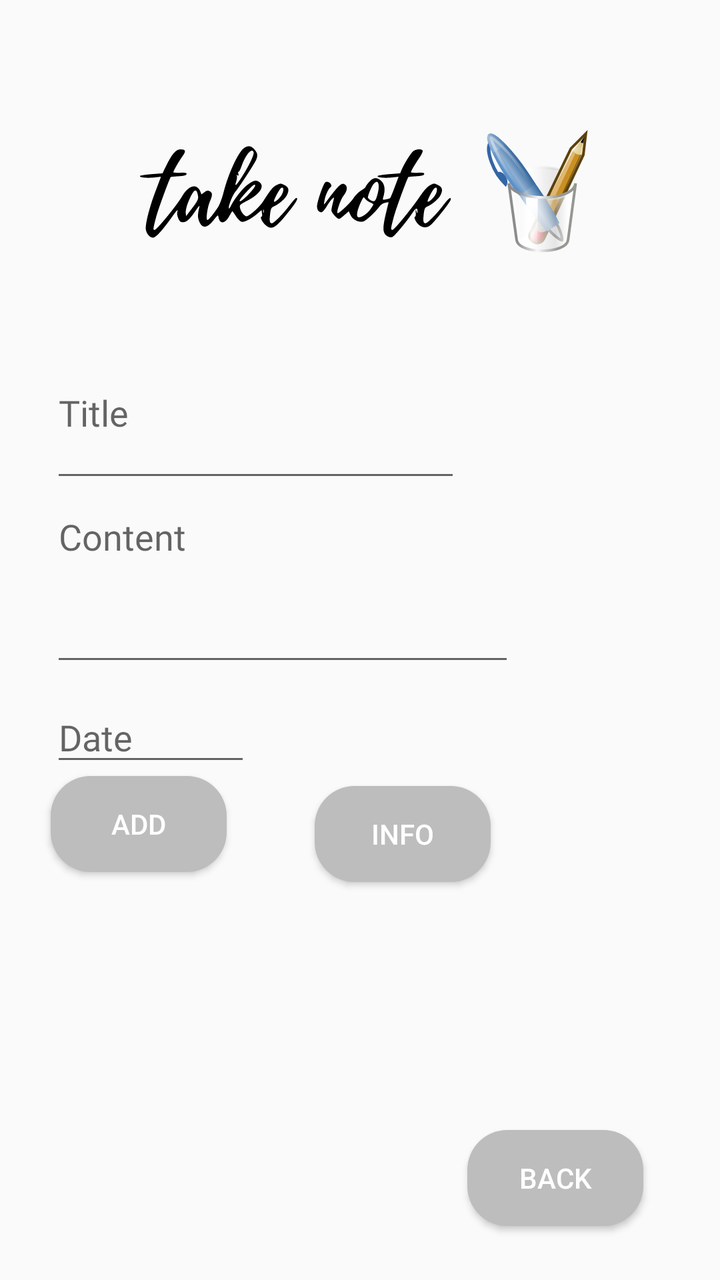
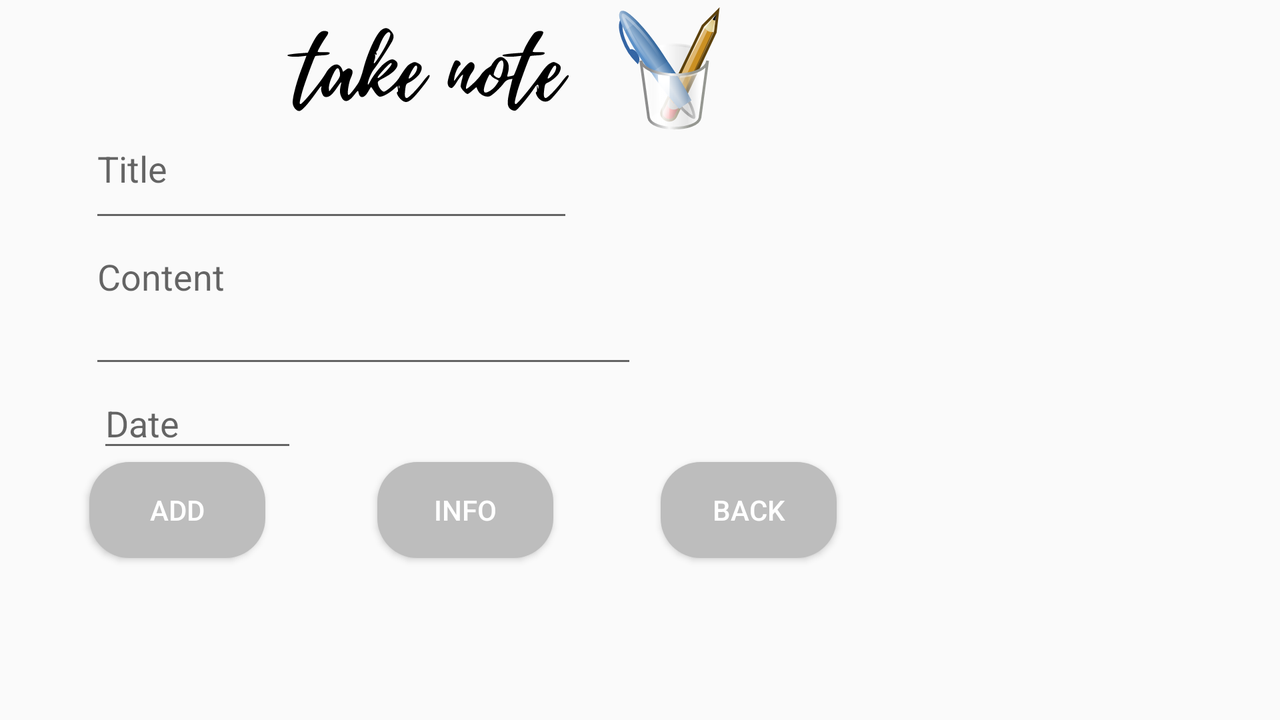

One screen, two layout resources from the same app: the default and the repository's alternative for another configuration. Each is rendered where Android would select it; the XML of both is given below.
<!-- AndroidManifest.xml: application theme AppTheme -->
<!-- res/layout/activity_insert.xml -->
<?xml version="1.0" encoding="utf-8"?>

<androidx.constraintlayout.widget.ConstraintLayout xmlns:android="http://schemas.android.com/apk/res/android"
    xmlns:app="http://schemas.android.com/apk/res-auto"
    xmlns:tools="http://schemas.android.com/tools"
    android:layout_width="match_parent"
    android:layout_height="match_parent"
    tools:context=".InsertActivity">

    <ImageView
        android:id="@+id/imageView"
        android:layout_width="252dp"
        android:layout_height="180dp"
        android:layout_marginTop="4dp"
        app:srcCompat="@drawable/ic_note"
        app:layout_constraintEnd_toEndOf="parent"
        app:layout_constraintHorizontal_bias="0.0"
        app:layout_constraintStart_toStartOf="@+id/guideline4"
        app:layout_constraintTop_toTopOf="parent" />

    <androidx.constraintlayout.widget.Guideline
        android:id="@+id/guideline"
        android:layout_width="wrap_content"
        android:layout_height="wrap_content"
        android:orientation="horizontal"
        app:layout_constraintGuide_end="743dp" />

    <androidx.constraintlayout.widget.Guideline
        android:id="@+id/guideline4"
        android:layout_width="wrap_content"
        android:layout_height="wrap_content"
        android:orientation="vertical"
        app:layout_constraintGuide_percent="0.07" />


    <EditText
        android:id="@+id/etTitle"
        android:layout_width="205dp"
        android:layout_height="62dp"
        android:ems="10"
        android:fontFamily="@font/sarala"
        android:gravity="start|top"
        android:hint="@string/title"
        android:inputType="textMultiLine"
        app:layout_constraintStart_toStartOf="@+id/guideline4"
        app:layout_constraintTop_toBottomOf="@+id/imageView" />

    <EditText
        android:id="@+id/etContent"
        android:fontFamily="@font/sarala"
        android:layout_width="232dp"
        android:layout_height="92dp"
        android:ems="10"
        android:gravity="start|top"
        android:hint="@string/content"
        android:inputType="textMultiLine"
        app:layout_constraintBottom_toBottomOf="parent"
        app:layout_constraintStart_toStartOf="@+id/guideline4"
        app:layout_constraintTop_toBottomOf="@+id/etTitle"
        app:layout_constraintVertical_bias="0.0" />

    <EditText
        android:id="@+id/editTextDate"
        android:fontFamily="@font/sarala"
        android:layout_width="100dp"
        android:layout_height="42dp"
        android:layout_marginTop="100dp"
        android:ems="10"
        android:hint="@string/date"
        android:inputType="date"
        app:layout_constraintStart_toStartOf="@+id/guideline4"
        app:layout_constraintTop_toTopOf="@+id/etContent" />

    <Button
        android:id="@+id/add"
        android:layout_width="wrap_content"
        android:layout_height="wrap_content"
        android:layout_marginBottom="136dp"
        style="@style/AppTheme.Button"
        android:text="Add"
        android:onClick="onClickAdd"
        app:layout_constraintBottom_toTopOf="@+id/guideline2"
        app:layout_constraintStart_toStartOf="@+id/guideline4"
        app:layout_constraintTop_toBottomOf="@+id/editTextDate"
        app:layout_constraintVertical_bias="0.0" />

    <Button
        android:id="@+id/info"
        style="@style/AppTheme.Button"
        android:layout_width="wrap_content"
        android:layout_height="wrap_content"
        android:layout_marginStart="44dp"
        android:layout_marginLeft="44dp"
        android:layout_marginBottom="260dp"
        android:onClick="onClickInfo"
        android:text="Info"
        app:layout_constraintBottom_toTopOf="@+id/guideline2"
        app:layout_constraintStart_toEndOf="@+id/add" />

    <Button
        android:id="@+id/exit"
        style="@style/AppTheme.Button"
        android:layout_width="wrap_content"
        android:layout_height="wrap_content"
        android:onClick="Exit"
        android:text="Back"
        app:layout_constraintBottom_toBottomOf="parent"
        app:layout_constraintEnd_toStartOf="@+id/guideline11"
        app:layout_constraintHorizontal_bias="0.733"
        app:layout_constraintStart_toStartOf="parent"
        app:layout_constraintTop_toBottomOf="@+id/info"
        app:layout_constraintVertical_bias="0.822" />

    <androidx.constraintlayout.widget.Guideline
        android:id="@+id/guideline11"
        android:layout_width="wrap_content"
        android:layout_height="wrap_content"
        android:orientation="vertical"
        app:layout_constraintGuide_begin="407dp" />

    <androidx.constraintlayout.widget.Guideline
        android:id="@+id/guideline2"
        android:layout_width="wrap_content"
        android:layout_height="wrap_content"
        android:orientation="horizontal"
        app:layout_constraintGuide_begin="701dp" />

    <ImageView
        android:id="@+id/imageView4"
        android:layout_width="81dp"
        android:layout_height="64dp"
        android:layout_marginStart="204dp"
        android:layout_marginLeft="204dp"
        app:layout_constraintBottom_toTopOf="@+id/guideline2"
        app:layout_constraintEnd_toEndOf="parent"
        app:layout_constraintHorizontal_bias="0.01"
        app:layout_constraintStart_toStartOf="@+id/imageView"
        app:layout_constraintTop_toTopOf="parent"
        app:layout_constraintVertical_bias="0.102"
        app:srcCompat="@drawable/ic_applications_office" />

</androidx.constraintlayout.widget.ConstraintLayout>
<!-- resources referenced by this layout -->
<resources>
  <!-- drawable ic_applications_office: vector/xml drawable (drawable, 13614 chars, omitted) -->
  <!-- drawable ic_note: vector/xml drawable (drawable, 4609 chars, omitted) -->
  <string name="content">Content</string>
  <string name="date"> Date</string>
  <string name="title">Title</string>
  <style name="AppTheme.Button" parent="Widget.AppCompat.Button">
          <item name="android:textColor">@color/colorTextBtn</item>
          <item name="android:background">@drawable/mybuttonstyle</item>
          <item name="android:padding">5dp</item>
      </style>
  <style name="AppTheme" parent="Theme.AppCompat.Light.DarkActionBar">
          
          <item name="colorPrimary">@color/colorPrimary</item>
          <item name="colorPrimaryDark">@color/colorPrimaryDark</item>
          <item name="colorAccent">@color/colorAccent</item>
      </style>
  <color name="colorTextBtn">#ffffff</color>
  <!-- drawable mybuttonstyle (drawable) -->
  <?xml version="1.0" encoding="utf-8"?>
  
  <shape xmlns:android="http://schemas.android.com/apk/res/android" android:shape="rectangle">
      <solid android:color="@color/colorBtn"/>
      <corners android:radius="20dp"/>
  </shape>
  <color name="colorPrimary">#00e5ff</color>
  <color name="colorPrimaryDark">#00b2cc</color>
  <color name="colorAccent">#8d8d8d</color>
  <color name="colorBtn">#bdbdbd</color>
</resources>
<!-- res/layout-land/activity_insert.xml (the repository's variant of the layout above) -->
<!-- drawn on the phone turned sideways -->
<?xml version="1.0" encoding="utf-8"?>

<androidx.constraintlayout.widget.ConstraintLayout xmlns:android="http://schemas.android.com/apk/res/android"
    xmlns:app="http://schemas.android.com/apk/res-auto"
    xmlns:tools="http://schemas.android.com/tools"
    android:layout_width="match_parent"
    android:layout_height="match_parent"
    tools:context=".InsertActivity">

    <ImageView
        android:id="@+id/imageView"
        android:layout_width="345dp"
        android:layout_height="58dp"
        android:layout_marginTop="4dp"
        android:src="@drawable/ic_note"
        app:layout_constraintEnd_toEndOf="parent"
        app:layout_constraintHorizontal_bias="0.0"
        app:layout_constraintStart_toStartOf="@+id/guideline4"
        app:layout_constraintTop_toTopOf="parent" />

    <androidx.constraintlayout.widget.Guideline
        android:id="@+id/guideline"
        android:layout_width="wrap_content"
        android:layout_height="wrap_content"
        android:orientation="horizontal"
        app:layout_constraintGuide_end="743dp" />

    <androidx.constraintlayout.widget.Guideline
        android:id="@+id/guideline4"
        android:layout_width="wrap_content"
        android:layout_height="wrap_content"
        android:orientation="vertical"
        app:layout_constraintGuide_percent="0.07" />


    <EditText
        android:id="@+id/etTitle"
        android:layout_width="242dp"
        android:layout_height="54dp"
        android:ems="10"
        android:gravity="start|top"
        android:hint="Title"
        android:inputType="textMultiLine"
        app:layout_constraintStart_toStartOf="@+id/guideline4"
        app:layout_constraintTop_toBottomOf="@+id/imageView" />

    <EditText
        android:id="@+id/etContent"
        android:layout_width="274dp"
        android:layout_height="73dp"
        android:ems="10"
        android:gravity="start|top"
        android:hint="Content"
        android:inputType="textMultiLine"
        app:layout_constraintBottom_toBottomOf="parent"
        app:layout_constraintStart_toStartOf="@+id/guideline4"
        app:layout_constraintTop_toBottomOf="@+id/etTitle"
        app:layout_constraintVertical_bias="0.0" />

    <EditText
        android:id="@+id/editTextDate"
        android:layout_width="100dp"
        android:layout_height="42dp"
        android:layout_marginStart="4dp"
        android:layout_marginLeft="4dp"
        android:ems="10"
        android:hint="Date"
        android:inputType="date"
        app:layout_constraintStart_toStartOf="@+id/guideline4"
        app:layout_constraintTop_toBottomOf="@+id/etContent" />

    <Button
        android:id="@+id/add"
        style="@style/AppTheme.Button"
        android:layout_width="wrap_content"
        android:layout_height="wrap_content"
        android:layout_marginBottom="136dp"
        android:text="Add"
        app:layout_constraintBottom_toTopOf="@+id/guideline2"
        app:layout_constraintStart_toStartOf="@+id/guideline4"
        app:layout_constraintTop_toBottomOf="@+id/editTextDate"
        app:layout_constraintVertical_bias="0.0" />

    <Button
        android:id="@+id/info"
        style="@style/AppTheme.Button"
        android:layout_width="wrap_content"
        android:layout_height="wrap_content"
        android:layout_marginStart="56dp"
        android:layout_marginLeft="56dp"
        android:layout_marginBottom="396dp"
        android:onClick="onClickInfo"
        android:text="Info"
        app:layout_constraintBottom_toTopOf="@+id/guideline2"
        app:layout_constraintStart_toEndOf="@+id/add"
        app:layout_constraintTop_toTopOf="@+id/guideline12"
        app:layout_constraintVertical_bias="0.0" />

    <Button
        android:id="@+id/exit"
        style="@style/AppTheme.Button"
        android:layout_width="wrap_content"
        android:layout_height="wrap_content"
        android:layout_marginBottom="104dp"
        android:onClick="Exit"
        android:text="Back"
        app:layout_constraintBottom_toBottomOf="parent"
        app:layout_constraintEnd_toStartOf="@+id/guideline11"
        app:layout_constraintHorizontal_bias="0.731"
        app:layout_constraintStart_toEndOf="@+id/info"
        app:layout_constraintTop_toTopOf="@+id/guideline12"
        app:layout_constraintVertical_bias="0.0" />

    <androidx.constraintlayout.widget.Guideline
        android:id="@+id/guideline11"
        android:layout_width="wrap_content"
        android:layout_height="wrap_content"
        android:orientation="vertical"
        app:layout_constraintGuide_begin="438dp" />

    <androidx.constraintlayout.widget.Guideline
        android:id="@+id/guideline2"
        android:layout_width="wrap_content"
        android:layout_height="wrap_content"
        android:orientation="horizontal"
        app:layout_constraintGuide_begin="701dp" />

    <ImageView
        android:id="@+id/imageView4"
        android:layout_width="81dp"
        android:layout_height="64dp"
        android:layout_marginStart="204dp"
        android:layout_marginLeft="204dp"
        app:layout_constraintBottom_toTopOf="@+id/guideline2"
        app:layout_constraintEnd_toEndOf="parent"
        app:layout_constraintHorizontal_bias="0.151"
        app:layout_constraintStart_toStartOf="@+id/imageView"
        app:layout_constraintTop_toTopOf="parent"
        app:layout_constraintVertical_bias="0.006"
        app:srcCompat="@drawable/ic_applications_office" />

    <androidx.constraintlayout.widget.Guideline
        android:id="@+id/guideline12"
        android:layout_width="wrap_content"
        android:layout_height="wrap_content"
        android:orientation="horizontal"
        app:layout_constraintGuide_begin="231dp" />

</androidx.constraintlayout.widget.ConstraintLayout>
<!-- resources referenced by the variant -->
<!-- as the phone turned sideways resolves them -->
<resources>
  <!-- drawable ic_applications_office: vector/xml drawable (drawable, 13614 chars, omitted) -->
  <!-- drawable ic_note: vector/xml drawable (drawable, 4609 chars, omitted) -->
  <style name="AppTheme.Button" parent="Widget.AppCompat.Button">
          <item name="android:textColor">@color/colorTextBtn</item>
          <item name="android:background">@drawable/mybuttonstyle</item>
          <item name="android:padding">5dp</item>
      </style>
  <style name="AppTheme" parent="Theme.AppCompat.Light.DarkActionBar">
          
          <item name="colorPrimary">@color/colorPrimary</item>
          <item name="colorPrimaryDark">@color/colorPrimaryDark</item>
          <item name="colorAccent">@color/colorAccent</item>
      </style>
  <color name="colorTextBtn">#ffffff</color>
  <!-- drawable mybuttonstyle (drawable) -->
  <?xml version="1.0" encoding="utf-8"?>
  
  <shape xmlns:android="http://schemas.android.com/apk/res/android" android:shape="rectangle">
      <solid android:color="@color/colorBtn"/>
      <corners android:radius="20dp"/>
  </shape>
  <color name="colorPrimary">#00e5ff</color>
  <color name="colorPrimaryDark">#00b2cc</color>
  <color name="colorAccent">#8d8d8d</color>
  <color name="colorBtn">#bdbdbd</color>
</resources>
